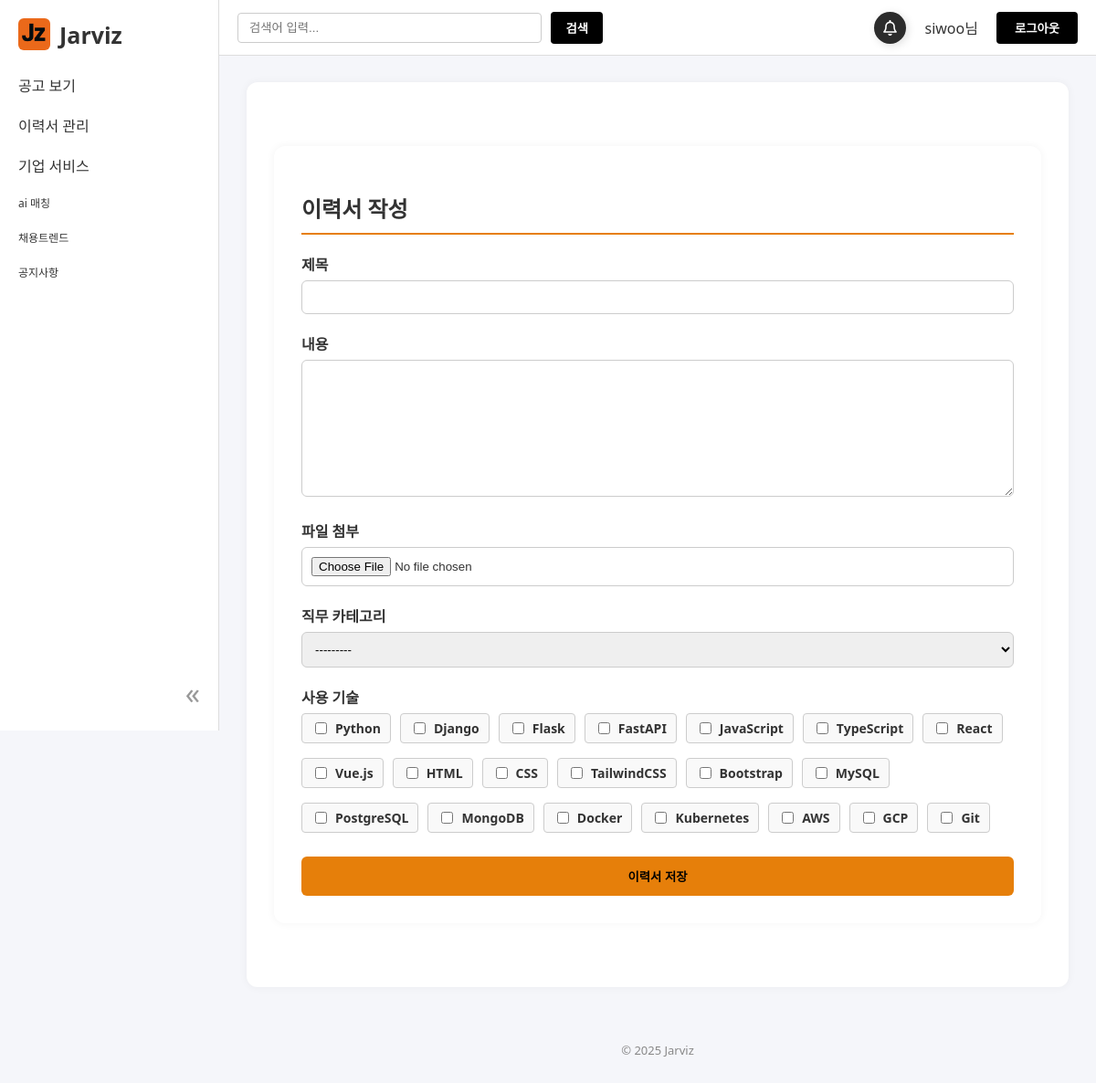
Screenshot of /resume/create/ (signed in) with the database file from the repository.
### accounts/models.py (models this page shows, shortened)
class UserAccount(AbstractBaseUser, PermissionsMixin):
    username = models.CharField(max_length=30, unique=True)
    email = models.EmailField()
    full_name = models.CharField(max_length=100, blank=True, null=True)
    is_company = models.BooleanField(default=False)
    company_name = models.CharField(max_length=100, blank=True, null=True)
    contact_person = models.CharField(max_length=50, blank=True, null=True)
    phone_number = models.CharField(max_length=20, blank=True, null=True)
    company_website = models.URLField(blank=True, null=True)
    is_active = models.BooleanField(default=True)
    is_staff = models.BooleanField(default=False)
    groups = models.ManyToManyField(
        Group,
        related_name='useraccount_groups',
        blank=True
    )
    user_permissions = models.ManyToManyField(
        Permission,
        related_name='useraccount_permissions',
        blank=True
    )
    objects = UserAccountManager()
    USERNAME_FIELD = 'username'
    REQUIRED_FIELDS = ['email']

### workhub/models.py (models this page shows)
class TechStack(models.Model):
    name = models.CharField(max_length=50)
    def __str__(self):
        return self.name

### workhub/views.py (the view, shortened to what this page needs)
# urls.py: path('resume/create/', ResumeCreateView.as_view(), name='resume_create'),
class ResumeCreateView(CreateView):
    model = Resume
    form_class = ResumeForm
    template_name = 'user/resume_create.html'
    success_url = reverse_lazy('workhub:home')

### workhub/forms.py
class ResumeForm(forms.ModelForm):
    class Meta:
        model = Resume
        fields = ['title', 'content', 'uploaded_file', 'category', 'tech_stack']
        widgets = {
            'tech_stack': forms.CheckboxSelectMultiple,
            'category': forms.Select,
        }

### templates/user/resume_create.html (shortened to what this page needs)
{% extends "base.html" %}
{% load static %}
{% block content %}
<link rel="stylesheet" href="{% static 'css/resume.css' %}">
<div class="resume-container">
  <h2 class="resume-title">이력서 작성</h2>
  <form method="post" enctype="multipart/form-data">
    <div class="resume-group">
      <label for="{{ form.title.id_for_label }}">제목</label>
      {{ form.title }}
    </div>
    <div class="resume-group">
      <label for="{{ form.content.id_for_label }}">내용</label>
      {{ form.content }}
    </div>
    <div class="resume-group">
      <label for="{{ form.uploaded_file.id_for_label }}">파일 첨부</label>
      {{ form.uploaded_file }}
    </div>
    <div class="resume-group">
      <label for="{{ form.category.id_for_label }}">직무 카테고리</label>
      {{ form.category }}
    </div>
    <div class="resume-group">
      <label>사용 기술</label>
      <div class="resume-checkbox-group">
        {% for checkbox in form.tech_stack %}
          <label>
            {{ checkbox.tag }}
            {{ checkbox.choice_label }}
          </label>
        {% endfor %}
      </div>
    </div>
    <button type="submit" class="resume-btn">이력서 저장</button>
  </form>
</div>
{% endblock %}

### templates/base.html (shortened to what this page needs)
{% load static %}
<!DOCTYPE html>
<html lang="ko">
<head>
  <link rel="stylesheet" href="{% static 'css/base.css' %}">
</head>
<body class="{% if user.is_authenticated and user.is_staff %}is-employer{% endif %}">
  <div class="sidebar">
    <div class="sidebar-header">
      <div class="sidebar-logo-container">
        <a href="/" class="sidebar-logo">
          <img src="{% static 'images/JZ.png' %}" alt="홈">
          <h2>Jarviz</h2>
        </a>
      </div>
    </div>
    <nav>
      <ul>
        <li class="dropdown">
          <div class="dropdown-toggle">공고 보기</div>
        </li>
        <li class="dropdown">
          <div class="dropdown-toggle">이력서 관리</div>
        </li>
        <li class="dropdown">
          <div class="dropdown-toggle">기업 서비스</div>
        </li>
        <li class="single-item">ai 매칭</li>
        <li class="single-item">채용트렌드</li>
        <li class="single-item">공지사항</li>
      </ul>
    </nav>
    <div class="sidebar-footer">
      <span class="sidebar-toggle" id="sidebarToggle">«</span>
    </div>
  </div>
  <div class="gnb">
    <div class="search-box">
      <input type="text" placeholder="검색어 입력...">
      <button type="submit" class="search-btn">검색</button>
    </div>
    <div class="user-menu">
      <button class="bell-button">
      </button>
      {% if user.is_authenticated %}
        <span>{{ user.username }}님</span>
        <form method="post" action="{% url 'accounts:logout' %}" style="display:inline;">
          <button class="gnb-login-btn" onclick="location.href='{% url 'accounts:logout' %}'">로그아웃</button>
        </form>
      {% else %}
        <button type="button" class="gnb-login-btn" onclick="location.href='{% url 'accounts:login' %}'">로그인</button>
      {% endif %}
    </div>
  </div>
  <main class="main">
    <div class="container">
      {% block content %}{% endblock %}
    </div>
    <footer>
      <p>© 2025 Jarviz</p>
    </footer>
  </main>
</body>
</html>

### static/css/base.css (style rules this page uses)
body { margin: 0; font-family: 'Segoe UI', Tahoma, Geneva, Verdana, sans-serif; background-color: #f5f6fa; color: #333; }
.sidebar { position: fixed; top: 0; left: 0; width: 240px; height: 100vh; background-color: #ffffff; border-right: 1px solid #ddd; padding: 20px; box-sizing: border-box; transition: width 0.3s ease; z-index: 1001; }
.sidebar-logo-container { display: flex; align-items: center; justify-content: space-between; }
.sidebar-logo { display: flex; align-items: center; text-decoration: none; color: inherit; }
.sidebar-logo img { width: 35px; height: 35px; margin-right: 10px; border-radius: 6px; }
.sidebar h2 { font-size: 25px; margin: 0; }
.sidebar-toggle { font-size: 32px; cursor: pointer; color: #999; }
.sidebar ul { list-style: none; padding: 0; }
.sidebar li { padding: 10px 0; cursor: pointer; }
.sidebar li.single-item { font-size: 12px; }
.sidebar-footer { position: absolute; bottom: 20px; right: 20px; }
.gnb { position: fixed; top: 0; left: 240px; right: 0; height: 60px; background-color: #ffffff; border-bottom: 1px solid #ddd; display: flex; align-items: center; justify-content: space-between; padding: 0 20px; transition: left 0.3s ease; z-index: 1000; }
.gnb .search-box { display: flex; align-items: center; gap: 10px; flex: 1; max-width: 400px; }
.gnb .search-box input { flex: 1; padding: 8px 12px; border: 1px solid #ccc; border-radius: 4px; }
.gnb .search-btn { padding: 8px 16px; background-color: black; color: #ffffff; font-weight: bold; border: none; border-radius: 4px; cursor: pointer; transition: background-color 0.3s ease, color 0.3s ease; }
.gnb .user-menu { display: flex; align-items: center; gap: 20px; }
.gnb-login-btn { padding: 8px 20px; background-color: black; color: #ffffff; font-weight: bold; border: none; border-radius: 4px; cursor: pointer; transition: background-color 0.3s ease, color 0.3s ease; }
.main { margin-left: 240px; margin-top: 60px; transition: margin-left 0.3s ease; padding: 30px; }
.container { max-width: 1200px; margin: 0 auto; background: #fff; padding: 30px; border-radius: 12px; box-shadow: 0 0 10px rgba(0,0,0,0.05); }
footer { text-align: center; color: #888; font-size: 13px; margin-top: 60px; }
.bell-button { width: 35px; height: 35px; position: relative; display: flex; align-items: center; justify-content: center; background-color: rgb(44, 44, 44); border-radius: 50%; cursor: pointer; transition-duration: .3s; box-shadow: 2px 2px 10px rgba(0, 0, 0, 0.13); border: none; overflow: visible; }
.bell { width: 17px ; height: 17px ; display: inline-block; }

### static/css/resume.css (style rules this page uses)
.resume-container { background: white; padding: 30px; border-radius: 12px; box-shadow: 0 0 10px rgba(0,0,0,0.05); max-width: 800px; margin: 40px auto; }
.resume-title { font-size: 24px; margin-bottom: 20px; border-bottom: 2px solid rgb(230, 127, 10); padding-bottom: 10px; }
.resume-group { margin-bottom: 20px; }
.resume-group label { display: block; font-weight: bold; margin-bottom: 6px; color: #333; }
.resume-group input, .resume-group textarea, .resume-group select { width: 100%; padding: 10px; border: 1px solid #ccc; border-radius: 6px; box-sizing: border-box; }
.resume-group textarea { height: 150px; resize: vertical; }
.resume-btn { background-color: rgb(230, 127, 10); color: black; font-weight: bold; padding: 12px 20px; border: none; border-radius: 6px; cursor: pointer; width: 100%; }
.resume-checkbox-group { display: flex; flex-wrap: wrap; gap: 10px; align-items: flex-start; }
.resume-checkbox-group label { display: flex; flex-direction: row; align-items: center; gap: 6px; padding: 6px 10px; border: 1px solid #ccc; border-radius: 4px; cursor: pointer; background-color: #f9f9f9; font-size: 14px; }
.resume-checkbox-group input[type="checkbox"] { accent-color: rgb(230, 127, 10); }

### rows the page displays
UserAccount: username "siwoo"
TechStack: choice_label "Python"
TechStack: choice_label "Django"
TechStack: choice_label "Flask"
TechStack: choice_label "FastAPI"
TechStack: choice_label "JavaScript"
TechStack: choice_label "TypeScript"
TechStack: choice_label "React"
TechStack: choice_label "Vue.js"
TechStack: choice_label "HTML"
TechStack: choice_label "CSS"
TechStack: choice_label "TailwindCSS"
TechStack: choice_label "Bootstrap"
TechStack: choice_label "MySQL"
TechStack: choice_label "PostgreSQL"
TechStack: choice_label "MongoDB"
TechStack: choice_label "Docker"
TechStack: choice_label "Kubernetes"
TechStack: choice_label "AWS"
TechStack: choice_label "GCP"
TechStack: choice_label "Git"
